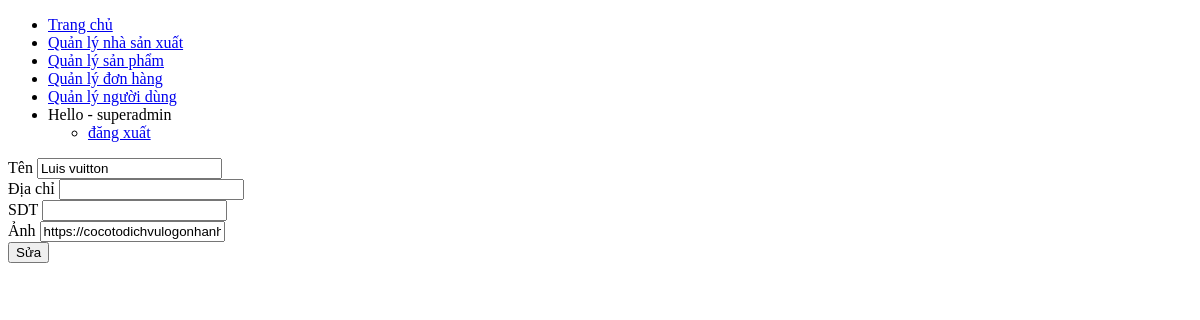
The page /admin/manufacture/form_update.php?id=4 (signed in) on the database as committed earlier.
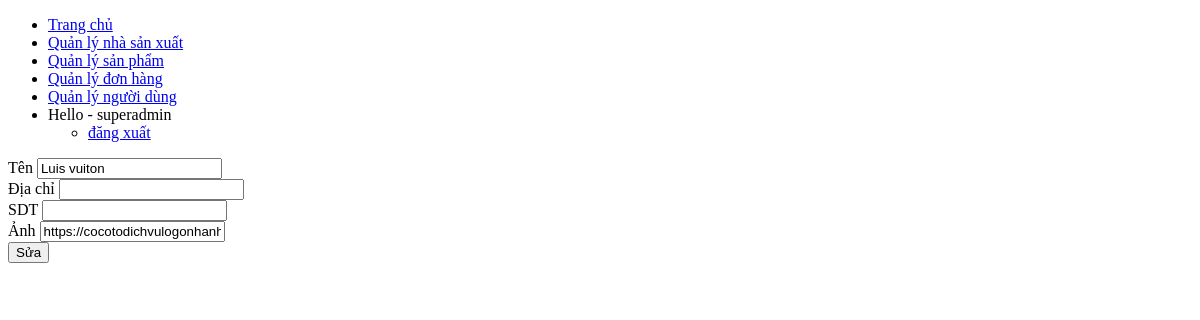
The same page on the database as committed later.
### tables this page shows
CREATE TABLE `manufacturers` (
  `manufacturer_id` int(11) NOT NULL,
  `manufacturer_name` varchar(50) NOT NULL,
  `manufacturer_image` varchar(200) NOT NULL,
  `phone` char(15) NOT NULL,
  `address` text NOT NULL
);

### admin/manufacture/form_update.php (the view, shortened to what this page needs)
<!DOCTYPE html>
<html lang="en">
<head>
</head>
<body>
    <?php
    $id = $_GET['id'];
    require '../connect.php';
    $sql = "select * from manufacturers where manufacturer_id = '$id'";
    $result = mysqli_query($connect, $sql);
    $each =  mysqli_fetch_array($result);
    include '../menu.php'
    ?>
    <form action="process_update.php" method="POST">
        Tên
        <input type="text" name="manufacturer_name" value="<?php echo $each['manufacturer_name'] ?>">
        <br>
        Địa chỉ
        <input type="text" name="address" value="<?php echo $each['address'] ?>">
        <br>
        SDT
        <input type="text" name="phone" value="<?php echo $each['phone'] ?>">
        <br>
        Ảnh
        <input type="text" name="manufacturer_image" value="<?php echo $each['manufacturer_image'] ?>">
        <br>
        <button>Sửa</button>
    </form>
</body>
</html>

Rows that differ between the two databases and show on the page:
changed manufacturers: manufacturer_name "Luis vuitton" → "Luis vuiton"
